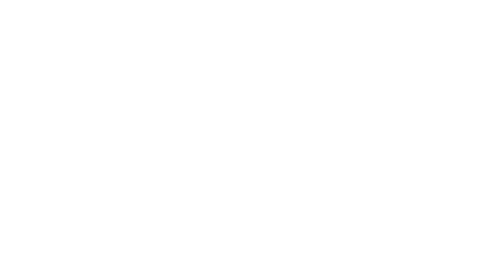
Frame 1 (no input)
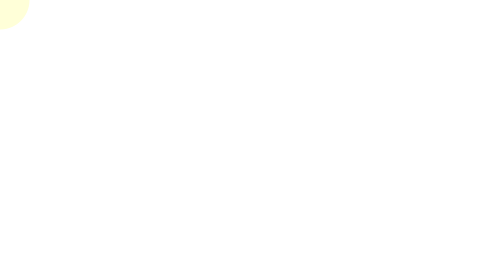
Frame 60 (the mouse pressed at the canvas centre just before this capture)
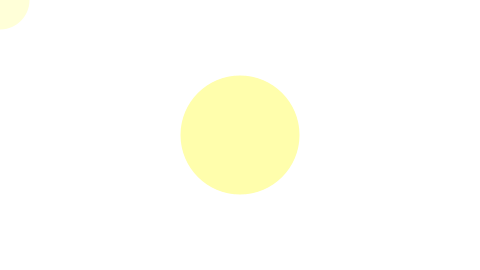
Frame 120 (the mouse held since frame 60 and released just before this capture)

The Processing sketch that drew these frames (run headless with seeded random() and noise(); from frame 60 on, the mouse is pressed at the canvas centre):

// Processing sketch: example_23_05_mouse_history_pvector
// ── example_23_05_mouse_history_pvector.pde
// Learning Processing
// Daniel Shiffman
// http://www.learningprocessing.com

// Example 23-5: A snake following the mouse
// Using an ArrayList of PVector objects

// Declare an ArrayList of PVector objects
ArrayList<PVector> history = new ArrayList<PVector>();

void setup() {
  size(480, 270);
}

void draw() {
  background(255);

  // New mouse position
  PVector mouse = new PVector(mouseX, mouseY);
  history.add(mouse);

  // Remove old ones
  if (history.size() > 200) {
    history.remove(0);
  }

  // Draw everything
  for (int i = 0; i < history.size (); i++ ) {
    // Draw an ellipse for each element in the ArrayList. 
    // Color and size are tied to the loop's counter: i.
    noStroke();
    fill(255-i*5);
    // Grab the current PVector
    PVector position = history.get(i);
    // Look at the x and y of each PVector
    ellipse(position.x, position.y, i, i);
  }
}
